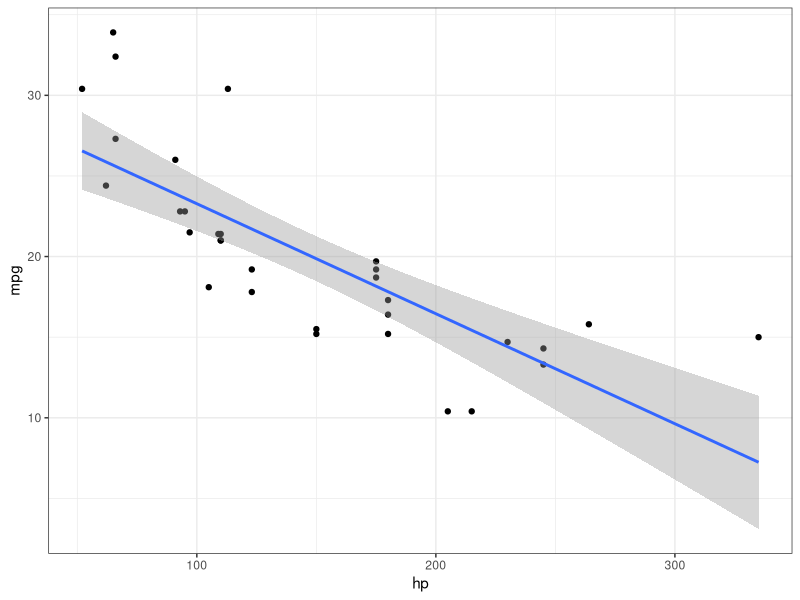

This figure's R source:
## ---- chunk 1
options(htmltools.dir.version = FALSE)
## ---- chunk 2
library(ggplot2)
g = ggplot(data=mtcars, aes(hp, mpg)) + 
  theme_bw() +
  geom_point() +
  geom_smooth(method="lm")
## ---- chunk 3
suppressMessages(print(g))
